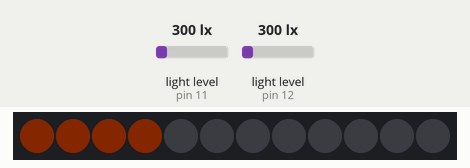
Recording of a sketch running on a simulated Arduino Uno, built with avr-gcc and run on an emulated ATmega328P. Parts: 12 RGB LEDs in strip order, left to right. Inputs (shaded band) come from the test bench; at power-on: light level (sensors on pin 11, pin 12) 300 lx. Dim RGB values are drawn brighter than linear; what the sketch prints to the serial monitor is not drawn.

Above: at 2.2 s.
2.3 s: light level (sensor on pin 11) set to 500 lx
At 3.7 s:
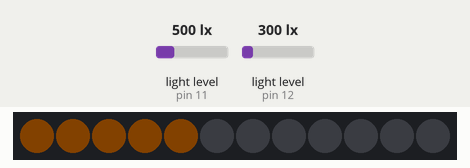
4.0 s: light level (sensor on pin 12) set to 500 lx
At 5.2 s:
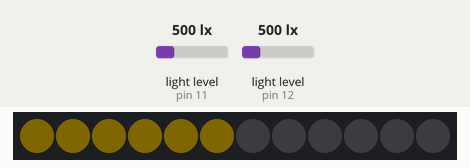
5.5 s: light level (sensor on pin 11) set to 1000 lx
At 6.6 s:
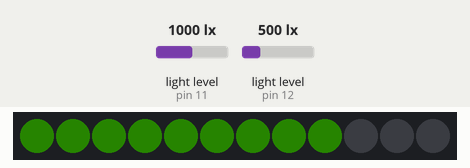
7.0 s: light level (sensor on pin 12) set to 1000 lx
At 8.0 s:
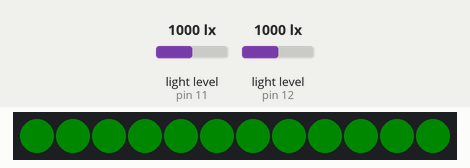
8.5 s: light level (sensor on pin 11) set to 40 lx
At 9.5 s:
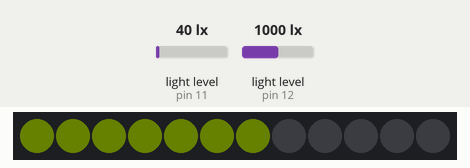
10.0 s: light level (sensor on pin 12) set to 40 lx
At 10.8 s:
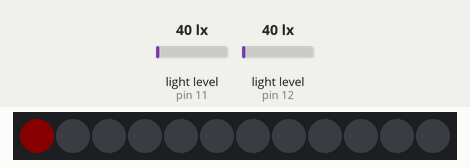
Timing chart, 0 to 12.5 s (numbered marks = the images above; inputs shaded):
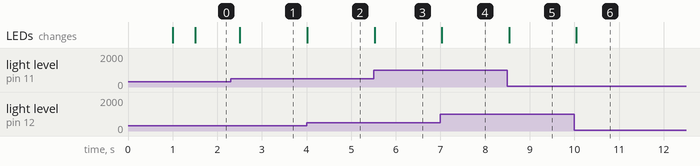

Measured:
- after the input at 2.3 s, the LEDs: change after 0.21 s (image 1)
- after the input at 4.0 s, the LEDs: change at once (image 2)
- after the input at 5.5 s, the LEDs: change at once (image 3)
- after the input at 7.0 s, the LEDs: change at once (image 4)
- after the input at 8.5 s, the LEDs: change at once (image 5)
- after the input at 10.0 s, the LEDs: change after 0.05 s (image 6)

The sketch:

23-LED-light-sensor-feedback.ino
```cpp
//bibliotekojn kaj variabloj tutmondaj

#include "MeAuriga.h"
#include "Wire.h"

unsigned long currentTime;
int Nled = 12;
MeRGBLed led(0, Nled); // 0: ĉio, LED: 1_>Nled led.setColor(LED_num,R0_255,G0_255,B0_255)
MeLightSensor lightSensor1(12); // lightSensor1.read();
MeLightSensor lightSensor2(11);
int reading_lightSensor1;
int reading_lightSensor2;
// kutima header:
float reading_total;
float light_level;


// efektivigita unufoje
void setup ()  {
  Serial.begin(9600);
  led.setpin(44);
  led.setColor(0,100,100,100);
  led.show();
  delay(1000);
  led.setColor(0, 0, 0, 0); // ekbrilo de la unua LED
  led.show();

// kutima setup():

}

// efektivigita en buklo
void loop() {
  currentTime = millis() % 16384; // `%`: eviti superfluon
  Serial.print("currentTime: ");
  Serial.print(currentTime);
  delay(500);
  reading_lightSensor1=lightSensor1.read();
  reading_lightSensor2=lightSensor2.read();
  led.setColor(0,0,0,0);
  led.show();
//kutima loop():
  Serial.println("sensor 1, sensor 2:");
  Serial.println(reading_lightSensor1);
  Serial.println(reading_lightSensor2);
  reading_total=reading_lightSensor1+reading_lightSensor2;
  light_level=reading_total/2048;
  for (int i=1;i<(light_level*12+1);i++) {
    //led.setColor(i,light_level*256,light_level*256,light_level*256);
    led.setColor(i,10-light_level*10,10*light_level,0);
  }
  led.show();
}
```
